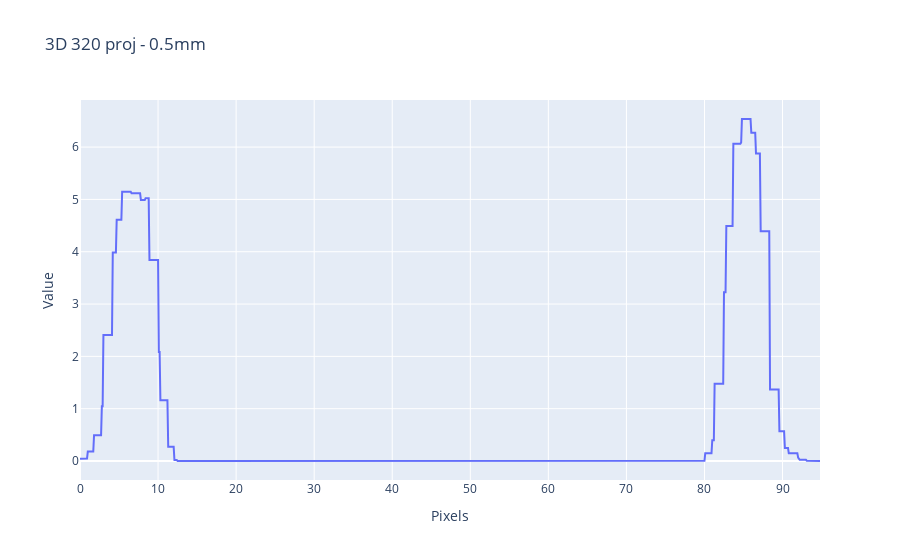
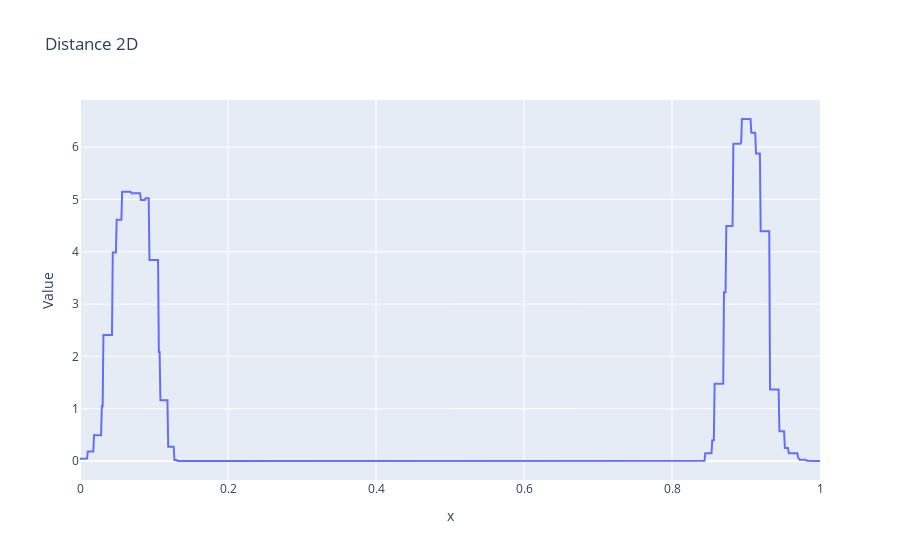

Source (notebook cell) for these figures, in order:
### Code cell
df_data = pd.read_csv('8-320Proj_0.5mm_distance_marqueurs_bas.csv')
fig = px.line(df_data, x = 'Pixels', y = 'Value', title='3D 320 proj - 0.5mm')
fig.show()

y_data = df_data.Value
y_data_liste = list(y_data)
x_data = df_data.Pixels
x_data_liste = list(x_data)

# normalisons
range_x = max(x_data_liste) - min(x_data_liste)

new_x = []
for i in range(len(x_data_liste)):
    new_x.append(x_data_liste[i]/range_x)

fig = px.line(df_data, x = new_x, y = 'Value', title='Distance 2D')
fig.show()

y_data_200_1 = []
for i in range(150):
    y_data_200_1.append(y_data_liste[i])
y_max_1 = max(y_data_200_1)
print("le premier maximum est", y_max_1)

y_data_200_2 = []
for i in range(750,930):
    y_data_200_2.append(y_data_liste[i])
y_max_2 = max(y_data_200_2)
print("le deuxième maximum est", y_max_2)

pos_x_max_1 = y_data_liste.index(y_max_1)
pos_x_max_2 = y_data_liste.index(y_max_2)

x_value_at_max_1 = x_data_liste[pos_x_max_1]/range_x
x_value_at_max_2 = x_data_liste[pos_x_max_2]/range_x

dist = x_value_at_max_2 - x_value_at_max_1
print("la distance entre les deux maximums est", dist, "pixels")
diff = abs(dist_reference - dist)
print("la différence avec la distance en 2D (la distance de référence) est", diff)

### Figure 1 — Plotly figure (JSON) as saved in the notebook; plotly's stock layout.template omitted (floating-point values rounded to 4 significant figures; data arrays with more than 128 entries replaced by an {"elided": "..."} marker saying what was removed)
{"data": [{"hovertemplate": "Pixels=%{x}<br>Value=%{y}<extra></extra>", "legendgroup": "", "line": {"color": "#636efa", "dash": "solid"}, "marker": {"symbol": "circle"}, "mode": "lines", "name": "", "orientation": "v", "showlegend": false, "type": "scatter", "x": {"elided": "949 float values"}, "xaxis": "x", "y": {"elided": "949 float values"}, "yaxis": "y"}], "layout": {"legend": {"tracegroupgap": 0}, "title": {"text": "3D 320 proj - 0.5mm"}, "xaxis": {"anchor": "y", "domain": [0, 1], "title": {"text": "Pixels"}}, "yaxis": {"anchor": "x", "domain": [0, 1], "title": {"text": "Value"}}}}

### Figure 2 — Plotly figure (JSON) as saved in the notebook; plotly's stock layout.template omitted (floating-point values rounded to 4 significant figures; data arrays with more than 128 entries replaced by an {"elided": "..."} marker saying what was removed)
{"data": [{"hovertemplate": "x=%{x}<br>Value=%{y}<extra></extra>", "legendgroup": "", "line": {"color": "#636efa", "dash": "solid"}, "marker": {"symbol": "circle"}, "mode": "lines", "name": "", "orientation": "v", "showlegend": false, "type": "scatter", "x": {"elided": "949 float values"}, "xaxis": "x", "y": {"elided": "949 float values"}, "yaxis": "y"}], "layout": {"legend": {"tracegroupgap": 0}, "title": {"text": "Distance 2D"}, "xaxis": {"anchor": "y", "domain": [0, 1], "title": {"text": "x"}}, "yaxis": {"anchor": "x", "domain": [0, 1], "title": {"text": "Value"}}}}
